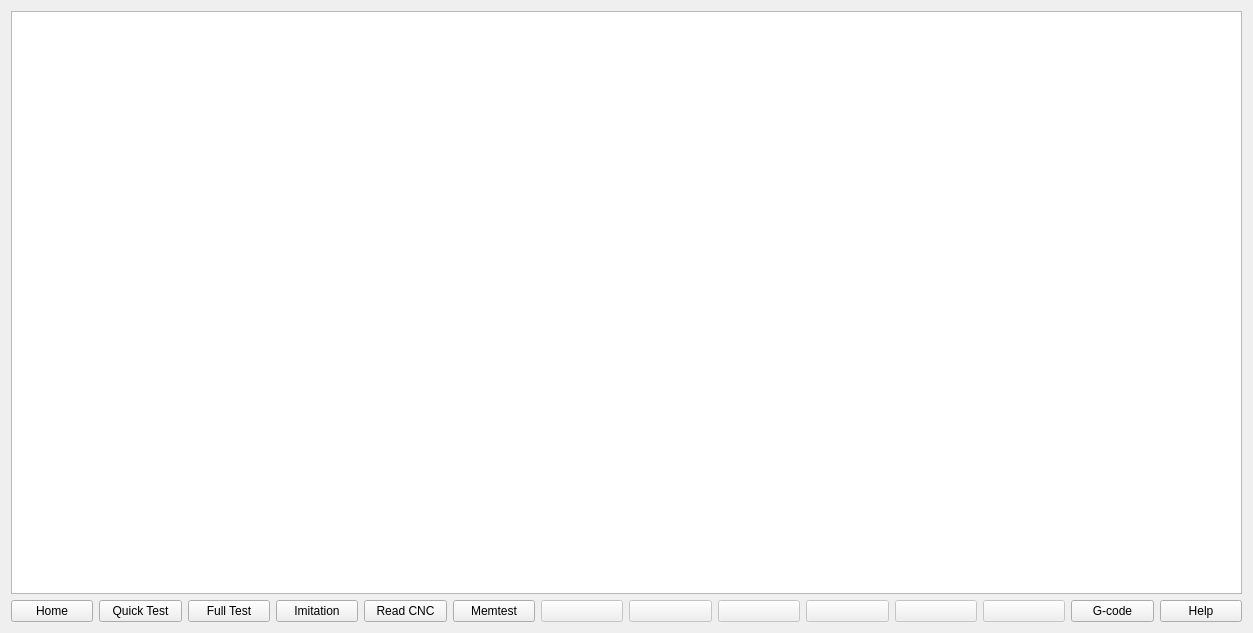
<?xml version="1.0" encoding="UTF-8"?>
<ui version="4.0">
 <class>FormTest</class>
 <widget class="QWidget" name="FormTest">
  <property name="geometry">
   <rect>
    <x>0</x>
    <y>0</y>
    <width>1253</width>
    <height>633</height>
   </rect>
  </property>
  <property name="windowTitle">
   <string>Form</string>
  </property>
  <layout class="QVBoxLayout" name="verticalLayout_2">
   <item>
    <layout class="QVBoxLayout" name="verticalLayout">
     <item>
      <widget class="QTextEdit" name="txtMsg">
       <property name="readOnly">
        <bool>true</bool>
       </property>
      </widget>
     </item>
     <item>
      <layout class="QHBoxLayout" name="horizontalLayout">
       <item>
        <widget class="QPushButton" name="btnHome">
         <property name="text">
          <string>Home</string>
         </property>
        </widget>
       </item>
       <item>
        <widget class="QPushButton" name="btnQuickTest">
         <property name="text">
          <string>Quick Test</string>
         </property>
        </widget>
       </item>
       <item>
        <widget class="QPushButton" name="btnFullTest">
         <property name="text">
          <string>Full Test</string>
         </property>
        </widget>
       </item>
       <item>
        <widget class="QPushButton" name="btnImit">
         <property name="text">
          <string>Imitation</string>
         </property>
        </widget>
       </item>
       <item>
        <widget class="QPushButton" name="btnReadGCode">
         <property name="text">
          <string>Read CNC</string>
         </property>
        </widget>
       </item>
       <item>
        <widget class="QPushButton" name="btnMemTest">
         <property name="text">
          <string>Memtest</string>
         </property>
        </widget>
       </item>
       <item>
        <widget class="QPushButton" name="pushButton_7">
         <property name="enabled">
          <bool>false</bool>
         </property>
         <property name="text">
          <string/>
         </property>
        </widget>
       </item>
       <item>
        <widget class="QPushButton" name="pushButton_8">
         <property name="enabled">
          <bool>false</bool>
         </property>
         <property name="text">
          <string/>
         </property>
        </widget>
       </item>
       <item>
        <widget class="QPushButton" name="pushButton_9">
         <property name="enabled">
          <bool>false</bool>
         </property>
         <property name="text">
          <string/>
         </property>
        </widget>
       </item>
       <item>
        <widget class="QPushButton" name="pushButton_10">
         <property name="enabled">
          <bool>false</bool>
         </property>
         <property name="text">
          <string/>
         </property>
        </widget>
       </item>
       <item>
        <widget class="QPushButton" name="pushButton_11">
         <property name="enabled">
          <bool>false</bool>
         </property>
         <property name="text">
          <string/>
         </property>
        </widget>
       </item>
       <item>
        <widget class="QPushButton" name="pushButton_12">
         <property name="enabled">
          <bool>false</bool>
         </property>
         <property name="text">
          <string/>
         </property>
        </widget>
       </item>
       <item>
        <widget class="QPushButton" name="btnGCode">
         <property name="text">
          <string>G-code</string>
         </property>
        </widget>
       </item>
       <item>
        <widget class="QPushButton" name="btnHelp">
         <property name="text">
          <string>Help</string>
         </property>
        </widget>
       </item>
      </layout>
     </item>
    </layout>
   </item>
  </layout>
 </widget>
 <resources/>
 <connections/>
</ui>
